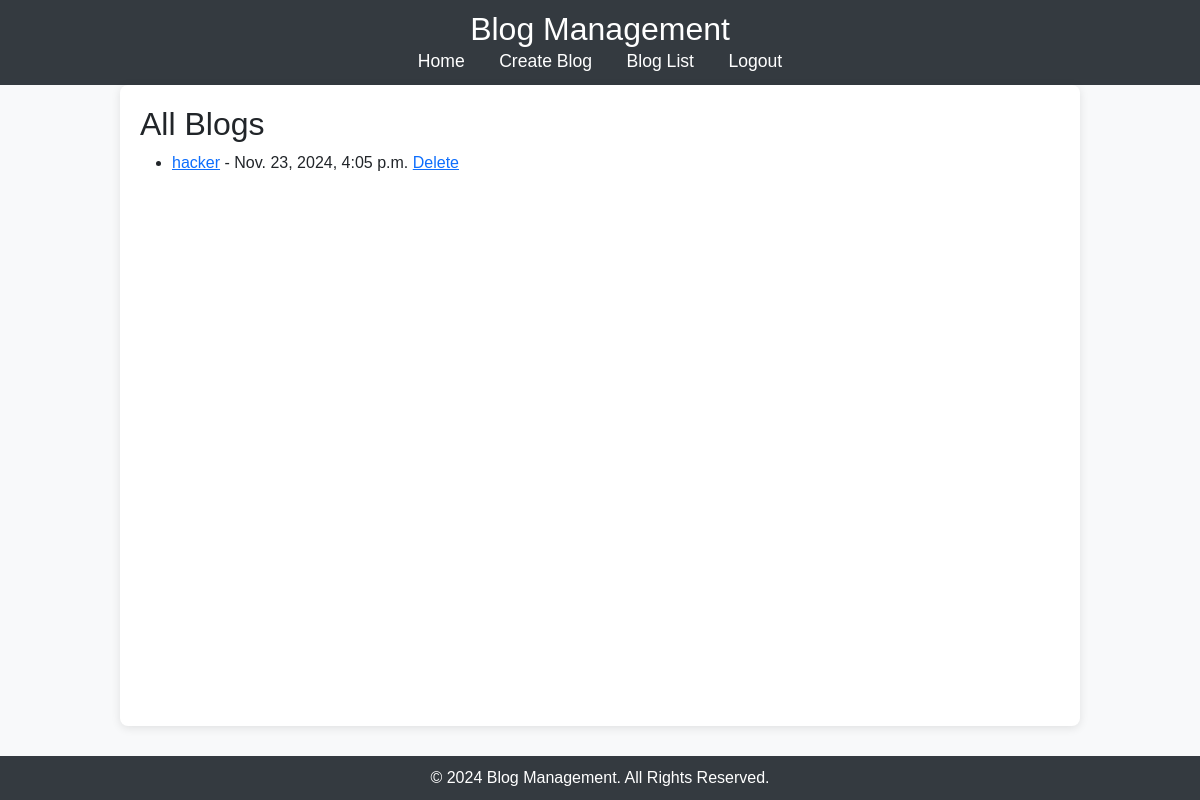
/accounts/blog_list/, run on an earlier commit of the app's database.
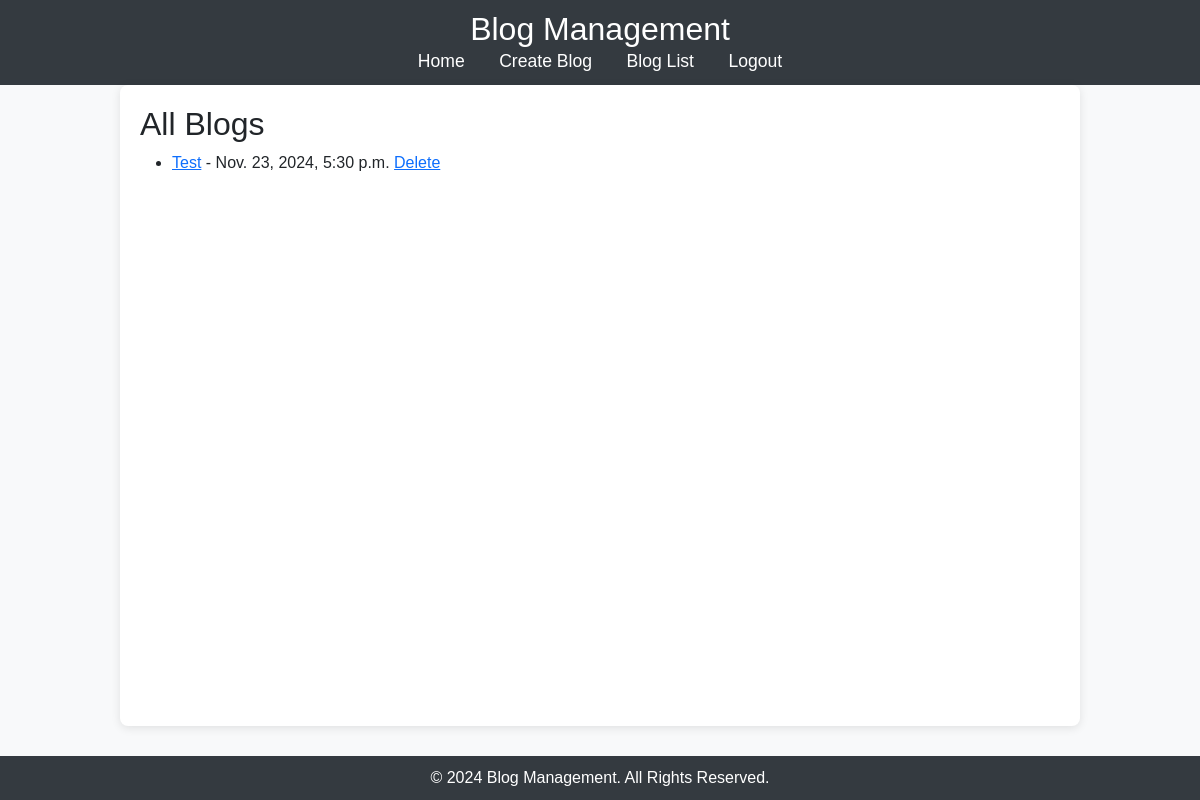
And on a later commit of the database.
### accounts/models.py (models this page shows, shortened)
class Blog(models.Model):
    title = models.CharField(max_length=200)
    content = models.TextField()
    created_at = models.DateTimeField(auto_now_add=True)
    updated_at = models.DateTimeField(auto_now=True)
    author = models.ForeignKey(CustomUser, on_delete=models.CASCADE, related_name='blogs')

### accounts/views.py (the view)
# urls.py: path('blog_list/', views.blog_list, name='blog_list'),
def blog_list(request):
    blogs = Blog.objects.all()
    return render(request, 'accounts/blog_list.html', {'blogs': blogs})

### accounts/templates/accounts/blog_list.html (shortened to what this page needs)
{% extends "accounts/base_generic.html" %}
{% block content %}
    <h2>All Blogs</h2>
    <ul>
        {% for blog in blogs %}
            <li>
                <a href="{% url 'blog_detail' id=blog.id %}">{{ blog.title }}</a> - {{ blog.created_at }}
                <a href="{% url 'blog_delete' id=blog.id %}" class="delete-link">Delete</a>
            </li>
        {% endfor %}
    </ul>
{% endblock %}

What changed in the data, as far as the page shows it:
removed Blog: title "hacker", created_at "Nov. 23, 2024, 4:05 p.m."
added Blog: title "Test", created_at "Nov. 23, 2024, 5:30 p.m."
